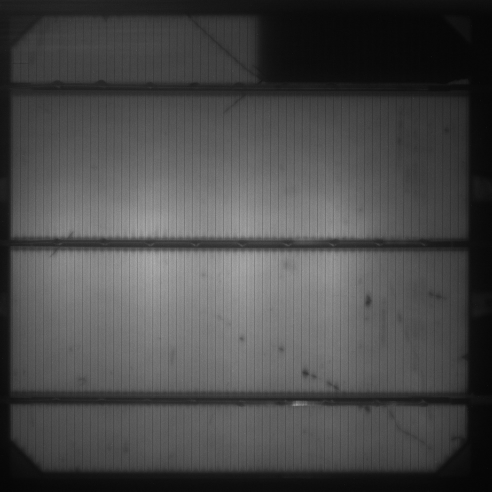
#> input picture labdata/lab1u2_images/001_disconnectedarea_crack_shunt.jpg, 983 x 983 px, found by its file name (shown at 1/2 size)
$ jupyter execute --allow-errors muml_lab1.ipynb
#> lines starting #> are read from the running program, lines starting #| are printed output that depends on the picture
# MuML Labor 1 - SNR und Kontrast

Dieses Jupyter-notebook ist nur als Startpunkt für die Entwicklung der Lösungen gedacht.

**Idee**

Ermittlung eines homogenen hellen und homogenen dunklen Bereichs und
Bestimmung von SNR und von Kontrast - einmal über for Schleifen und einmal
über Nutzung von Bibliotheken

## Import der benötigten Bibliotheken

Alle Bibliotheken sind auf den Laborrechnern in der Anaconda-Umgebung ```muml``` bereits installiert. Um auf diese zugreifen zu können, sind die folgenden Schritte erforderlich:

1. Windows-Anwendung ```Anaconda Prompt``` öffnen
2. Umgebung  ```muml``` per Befehlseingabe ```conda activate muml``` aktivieren
3. per ```cd``` (change directory) in das gewünschte Verzeichnis wechseln
4. Entwicklungsumgebung starten, VS Code mittels ```code .``` (Punkt für aktuelles Verzeichnis)

[cell 1]
import numpy as np
import cv2
from matplotlib import pyplot as plt
import time
import timeit

file = "..\\labdata\\lab1u2_images\\001_disconnectedarea_crack_shunt.jpg"

## 3.4.2 Region of Interest

Die Region of Interest (ROI) ist ein Bildbereich, der für die weitere Verarbeitung von
Interesse ist. Für die Solarzellenprüfung soll der dunkle Randbereich des Bildes um die
Solarzelle nicht betrachtet werden. Dazu ist die Funktion get_roi(image) zu entwickeln,
die als Parameter ein Grauwertbild, die Koordinaten der oberen linken Ecke und
die Breite und Höhe des gewünschten Bildbereiches der Solarzelle ohne Rand erhält und
diesen zurückgibt. Zur Vereinfachung der weiteren Schritte ist der Rand so großzügig zu
wählen, dass die dunklen diagonalen Eckbereiche nicht Gegenstand des Bildes sind. Diese
Funktion darf die Bibliothekt numpy und den Colon-Operator (Slicing) verwenden, und
ist wie folgt aufzurufen:

```roi = get_roi(image, row1, col1, width, height)```

Es sind geeignete Koordinaten zu identifizieren, die den Rand für das Bild einschließlich
der diagonalen Eckbereiche im ```Bild 001_....jpg``` vollständig ausblenden, aber einen
möglichst minimalen Teil der Solarzelle. Die Funktion ist auf das Bild 001_....jpg
anzuwenden und das Ergebnisbild ist auszugeben.

[cell 2]
img = cv2.imread(file, cv2.IMREAD_GRAYSCALE)
#> img is the input picture: shape (983, 983); min 1, max 183, mean 73.5

plt.figure(figsize=(12, 12))
plt.imshow(img, cmap='gray') # colormap gray, to avoid false color scheme
plt.title('Original Image')
plt.show()

[cell 3]
def get_roi(img, row1, col1, row2, col2):
    return img[row1:row2, col1:col2]

SCHNITT = 75
img_width, img_height = img.shape

row1 = SCHNITT
col1 = SCHNITT
row2 = img_width - SCHNITT
col2 = img_height - SCHNITT

roi = get_roi(img, row1, col1, row2, col2)
#> in get_roi, `return img[row1:row2, col1:col2]`:
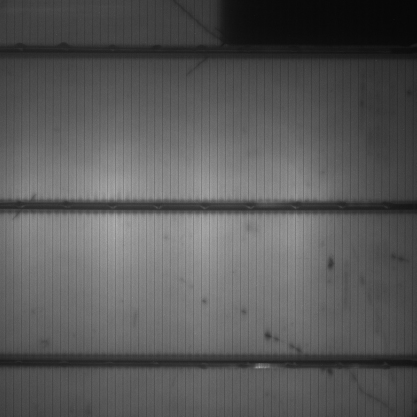
#> returned value: shape (833, 833) (shown at 1/2 size); min 4, max 183, mean 88.4
plt.figure(figsize=(12, 12))
plt.imshow(roi, cmap='gray')
plt.title('Region of Interest')
plt.show()

## 3.4.3 Bereinigung um Busbars

Zur Vereinfachung der späteren Auswertung, sollen die Bereiche der Busbars aus der ROI
eliminiert werden. Aufgrund der Konstruktion des Zelltesters sind die Busbars stets horizontal
angeordnet und haben eine definierte Höhe. Die Anzahl und Position der Busbars
kann je Solarzellentyp variieren, ist aber bei dieser Prüfung als bekannt vorauszusetzen.
Die Höhe und Positionen der Busbars soll daher parametrierbar sein, aber händisch eingestellt
werden. Es ist eine Funktion discard_busbars zu entwickeln, die die eingelesene
ROI um die zu eliminierenden Busbars verkleinert und diese als ein zusammenhängendes
Bild ausgibt. Die Funktion erhält als Parameter die ROI, die Höhe der Busbars und eine
Liste der oberen Zeile des jeweiligen Busbars und ist wie folgt aufzurufen:

```roi = discard_busbars(roi, bar_height, [<list of rows>])```

Die Funktion ist auf das ```Bild 001_....jpg``` anzuwenden und das Ergebnisbild auszugeben.

[cell 4]
def discard_busbars(img, bar_height, positions):

#> called with bar_height = 45
    img_discarded_bars = np.empty((0, img.shape[1]), dtype=img.dtype)
    top_row = 0
    for pos in positions:
        cropped_img = img[top_row:pos, :]
        top_row = pos + bar_height
        img_discarded_bars = np.append(img_discarded_bars, cropped_img, axis=0)
#> this loop made 3 passes
#> pass 1, in discard_busbars, `cropped_img = img[top_row:pos, :]`:
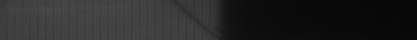
#> cropped_img: shape (80, 833) (shown at 1/2 size); min 4, max 103, mean 38.7
#> pass 2, in discard_busbars, `cropped_img = img[top_row:pos, :]`:
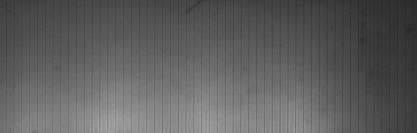
#> cropped_img: shape (265, 833) (shown at 1/2 size); min 33, max 174, mean 94.2
#> pass 2, in discard_busbars, `img_discarded_bars = np.append(img_discarded_bars, cropped_img, axis=0)`:
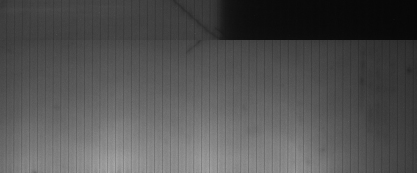
#> img_discarded_bars: shape (345, 833) (shown at 1/2 size); min 4, max 174, mean 81.3
#> pass 3, in discard_busbars, `cropped_img = img[top_row:pos, :]`:
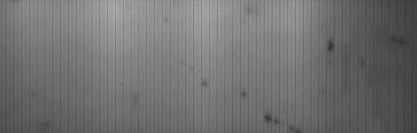
#> cropped_img: shape (265, 833) (shown at 1/2 size); min 46, max 183, mean 112.8
#> after the loop:
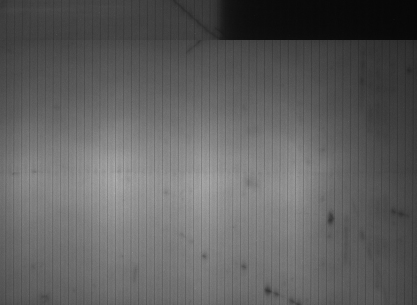
#> img_discarded_bars: shape (610, 833) (shown at 1/2 size); min 4, max 183, mean 95

    last_part = img[top_row:, :]
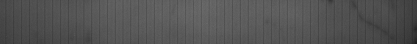
#> last_part: shape (88, 833) (shown at 1/2 size); min 28, max 125, mean 83
    img_discarded_bars = np.append(img_discarded_bars, last_part, axis=0)
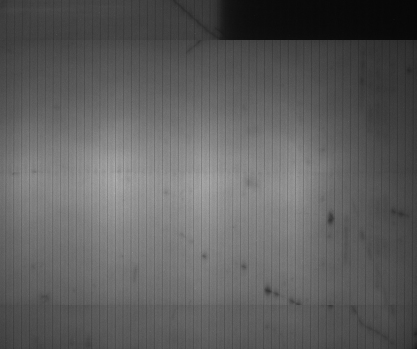
#> img_discarded_bars: shape (698, 833) (shown at 1/2 size); min 4, max 183, mean 93.5

    return img_discarded_bars

roi_discarded_bars = discard_busbars(roi, 45, [80, 390, 700])
plt.figure(figsize=(12, 12))

#cv2.rectangle(roi_discarded_bars, (30, 400), (40, 590), (0, 255, 0), 1)
#cv2.rectangle(roi_discarded_bars, (545, 25), (800, 67), (0, 255, 0), 1)


plt.imshow(roi_discarded_bars, cmap='gray')
plt.title('Discarded Busbars')
plt.show()

## 3.4.4 SNR und Kontrast

Es ist je eine Funktion mit und ohne Nutzung der Bibliotheken numpy bzw. openCV zu
entwickeln, die den Mittelwert und die Standardabweichung der Grauwerte eines Bildbereiches
berechnet. Diese soll einmal auf einen hellen, möglichst homogenen Bildbereich
zwischen den Fingern sowie einmal auf einen dunklen homogenen Bereich aus dem Bild
001_....jpg angewandt werden. Dazu ist die um Busbar bereinigte ROI zu analysieren
und und ein geeigneter Bildbereich zu identifizieren. Nach Aufruf der entwickelten
Funktion sind aus den Rückgabewerten der Kontrast als Differenz der Mittelwerte zwischen
dem hellen und dunklen Bereich und das SNR der beiden Bereiche zu bestimmen
und auszugeben.

Das Signal-Rausch-Verhältnis definiert sich über den Mittelwert der Grauwerte $\mu_y$ des
betrachteten Bereiches und dessen Standardabweichung $\sigma_y$ als:

$$SNR = \frac{\mu_y}{\sigma_y}$$

Das SNR ist in dB umzurechnen:
$$SNR_{dB} = 20 \cdot log_{10}(SNR)$$

Das SNR ist bezüglich der Signalqualität zu bewerten und der Unterschied der Signal-
Rausch-Verhältnisse in einem Markdown-Feld des Jupyter notebooks zu erklären.
Um die Laufzeitunterschiede zwischen der händischen Implementierung und mit der Bibliothek
vergleichen zu können, sollen zwei Funktionen erstellt werden, die die Ergebnisse
zurückliefern, aber in der Funktion selbst nicht ausgeben:

```mean, snr = calc_mean_snr_with_loop(image, row1, col1, row2, col2)```

```mean, snr = calc_mean_snr_with_bib(image, row1, col1, row2, col2)```

### Implementierung mit For-Loop

[cell 5]
import math

def calc_mean_snr_with_loop(image, row1, col1, row2, col2):
    """ calculate the mean and the standard deviattion of the rectangle area in the image
        using only loops and no numpy functions (image is a numpy array, that's allowed)"""
#> called with row1 = 400, col1 = 30, row2 = 590, col2 = 40

    # Durchschnitt:
    sum = 0.0
    count = 0
    for y in range(row1, row2):
        for x in range(col1, col2):
            sum += float(image[y,x])
            count += 1
#> after the loop, count = 1900; sum = 197991

    mean = sum / count
#> mean = 104.2

    # Standardabweichung:
    sum_quadrat = 0.0
    for y in range(row1, row2):
        for x in range(col1, col2):
            sum_quadrat += (float(image[y,x])- mean) ** 2
#> after the loop, sum_quadrat = 213664.5

    std = math.sqrt(sum_quadrat/(count-1))
#> std = 10.61

    return mean, std

bright_area = [400, 30, 590, 40]  #row1, col1, row2, col2
dark_area = [25, 545, 67, 800] #row1, col1, row2, col2

start = time.time()
mean_bright, std_bright = calc_mean_snr_with_loop(roi_discarded_bars, *bright_area)
#> mean_bright = 104.2; std_bright = 10.61
mean_dark, std_dark = calc_mean_snr_with_loop(roi_discarded_bars, *dark_area)
#> mean_dark = 9.75; std_dark = 1.31
stop = time.time()

#plt.hist(roi_discarded_bars.ravel(), bins=256)

print(f"bright area: mean {mean_bright:.1f}, std: {std_bright:.1f}, SNR: {(math.log10(mean_bright/std_bright) * 20):.1f} dB")
#| bright area: mean 104.2, std: 10.6, SNR: 19.8 dB
print(f"dark area: mean {mean_dark:.1f}, std: {std_dark:.1f}, SNR: {(math.log10(mean_dark/std_dark) * 20):.1f} dB")
#| dark area: mean 9.8, std: 1.3, SNR: 17.4 dB
print(f"Contrast between mean of bright and dark area: {mean_bright - mean_dark:.1f}")
#| Contrast between mean of bright and dark area: 94.5
print(f"Time taken: {stop - start:.3f} seconds")

execution_timeit = timeit.timeit('calc_mean_snr_with_loop(roi_discarded_bars, *bright_area)', globals=globals(), number=1000)
execution_timeit += timeit.timeit('calc_mean_snr_with_loop(roi_discarded_bars, *dark_area)', globals=globals(), number=1000)
print(f"Time taken with timeit: {execution_timeit / 1000:.3f} seconds")

###  Implementierung mit numpy

[cell 6]
def calc_mean_snr_with_numpy(image, row1, col1, row2, col2):
    """ calculate the mean and the standard deviattion of the rectangle area in the image
        using numpy functions"""
#> called with row1 = 400, col1 = 30, row2 = 590, col2 = 40

    region = image[row1:row2, col1:col2]
    mean = np.mean(region)
#> mean = 104.2

    std = np.std(region, ddof=1)
#> std = 10.61
    return mean, std

[cell 7]
start = time.time()
mean_bright, std_bright = calc_mean_snr_with_numpy(roi_discarded_bars, *bright_area)
mean_dark, std_dark = calc_mean_snr_with_numpy(roi_discarded_bars, *dark_area)
#> call 2 of calc_mean_snr_with_numpy, with row1 = 25, col1 = 545, row2 = 67, col2 = 800
#> in calc_mean_snr_with_numpy (call 2), `region = image[row1:row2, col1:col2]`:
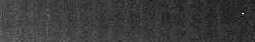
#> region: shape (42, 255); min 4, max 29, mean 9.8; drawn with min black and max white
#> in calc_mean_snr_with_numpy (call 2), `mean = np.mean(region)`: mean = 9.75
#> in calc_mean_snr_with_numpy (call 2), `std = np.std(region, ddof=1)`: std = 1.31
stop = time.time()


print(f"bright area: mean {mean_bright:.1f}, std: {std_bright:.1f}, SNR: {(math.log10(mean_bright/std_bright) * 20):.1f} dB")
#| bright area: mean 104.2, std: 10.6, SNR: 19.8 dB
print(f"dark area: mean {mean_dark:.1f}, std: {std_dark:.1f}, SNR: {(math.log10(mean_dark/std_dark) * 20):.1f} dB")
#| dark area: mean 9.8, std: 1.3, SNR: 17.4 dB
print(f"Contrast between mean of bright and dark area: {mean_bright - mean_dark:.1f}")
#| Contrast between mean of bright and dark area: 94.5
print(f"Time taken: {stop - start:.3f} seconds")

# Vergleich der Ausführungszeit mit timit gemessen
import timeit
print(timeit.timeit('calc_mean_snr_with_numpy(roi_discarded_bars, *bright_area)', globals=globals(), number=1000), "ms")

### Implementierung mit OpenCV

[cell 8]
def calc_mean_snr_with_cv2(image, row1, col1, row2, col2):
    """ calculate the mean and the standard deviation of the rectangle area in the image
        using cv2 functions"""

    # TODO: implement the function calc_mean_snr_with_cv2 with openCV and return the mean and the standard deviation using cv2 functions

    return mean[0][0], std[0][0]

[cell 9]
start = time.time()
#> (the rest of this cell did not finish here and is left out)

## 3.4.5 Kontrastverbesserung

Es ist der minimale und maximale Grauwert des Bildes zu ermitteln und eine Kontrastverbesserung
des Bildes unter Nutzung einer Grauwertspreizung auf den Wertebereich 0
. . . 255 als Funktion contrast_stretching(image) auszuführen.
Die korrekte Funktion ist durch Anzeige der um Busbar bereinigten ROI zu prüfen und
es sind erneut das SNR für den hellen und dunklen Bereich zu bestimmen. Das Ergebnis
ist in einem Markdown-Feld zu interpretieren.

**Tipp:** Falls hier kein Unterschied zu obigen Ausgaben visuell zu erkennen ist, wurde vielleicht zuvor das Bild mittels ```plt.imshow``` angezeigt, ohne die automatische Bildverbesserung per Parameter ```vmin=0, vmax=255``` zu deaktivieren, wie unten am Beispiel gezeigt.

[cell 10]
def contrast_stretching(img):
    """ apply contrast stretching to the image"""

    stretched = cv2.equalizeHist(img)
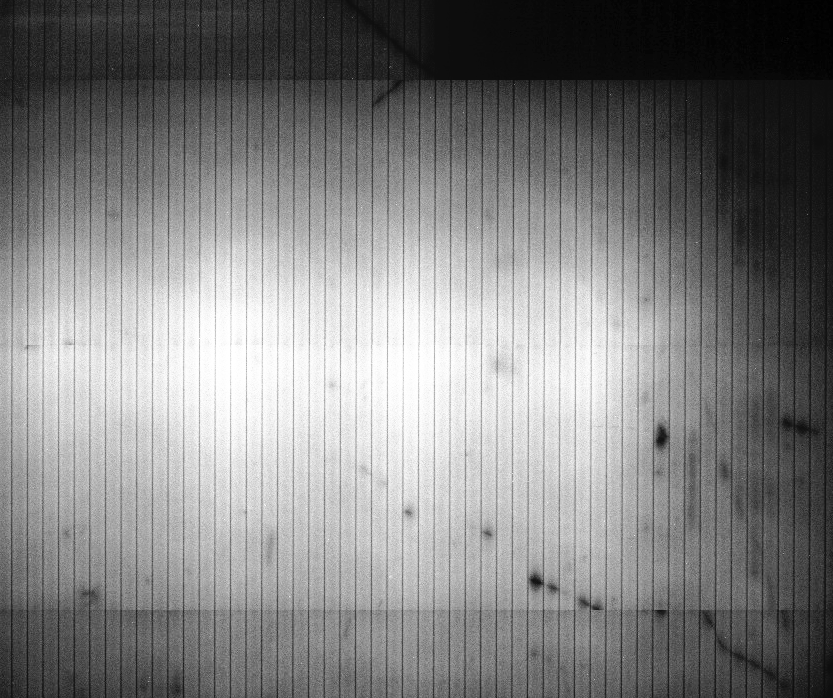
#> stretched: shape (698, 833); min 0, max 255, mean 128.8
    min_val, max_val, min_loc, max_loc = cv2.minMaxLoc(img)
#> min_val = 4; max_val = 183; min_loc = (786, 41); max_loc = (233, 361)
    print("min Wert = %d, max Wert = %d" % (min_val, max_val))
#| min Wert = 4, max Wert = 183
    return stretched.astype(np.uint8)

roi_discarded_bars_stretched = contrast_stretching(roi_discarded_bars)
cv2.imwrite('roi_discarded_bars_stretched.jpg', roi_discarded_bars_stretched)
plt.figure(figsize=(12, 12))
plt.imshow(roi_discarded_bars_stretched, cmap='gray', vmin=0, vmax=255)
plt.title('ROI without busbars and contrast stretched')
plt.show()

[cell 11]
def evaluate(img):
    mean_bright, std_bright = calc_mean_snr_with_cv2(img, *bright_area)
    mean_dark, std_dark = calc_mean_snr_with_cv2(img, *dark_area)

    print(f"bright area: mean {mean_bright:.1f}, std: {std_bright:.1f}, SNR: {mean_bright/std_bright:.1f}")
    print(f"dark area: mean {mean_dark:.1f}, std: {std_dark:.1f}, SNR: {mean_dark/std_dark:.1f}")
    print(f"Contrast between mean of bright and dark area: {mean_bright - mean_dark:.1f}")

#> (the rest of this cell did not finish here and is left out)

## 3.4.6 Rauschreduktion

Es soll das Rauschen durch ein 5x5-Gauß-Filter mit einer Standardabweichung von
$\sigma = 1$ reduziert werden.

Das Filter wird als separierbar (separable Filter) bezeichnet, da der zweidimensionale
Filterkern auch als Verkettung von zwei eindimensionalen Filterkernen realisiert
werden kann. Dabei macht man sich zunutze, dass die sequentielle Faltung zweier
eindimensionaler Filterkerne mit weniger Rechenoperationen berechnet werden kann
als mit einem zweidimensionalen Kernel:

$$\begin{align}
    \begin{pmatrix}
        1 & 2 & 1 \\
        2 & 4 & 2 \\
        1 & 2 & 1
    \end{pmatrix}
    =
    \begin{pmatrix}
        1 \\
        2 \\
        1
    \end{pmatrix}
    \cdot
    \begin{pmatrix}
        1 & 2 & 1
    \end{pmatrix}
\end{align}
$$
Es sind die folgenden Funktionen zu entwickeln, wobei die Filterung
nur auf dem inneren Bildbereich durchgeführt wird, um Randeffekte zu vermeiden:

Es sind die folgenden Funktionen zu entwickeln, wobei die Filterung nur auf dem inneren
Bildbereich durchgeführt wird, um Randeffekte zu vermeiden:
- ```get_gauss_kernel(size, sigma)```: Berechnet den Filterkern für eine gegebene ungeradzahlige Größe des Kernels size=(rows, cols) und Standardabweichung. Hierbei ist die Summe des Filterkerns auf den Wert 1 zu normieren. Die Nutzung von numpy ist zulässig, insbesondere auch die Funktion np.mgrid.
- ```filter_1d_horizontal(image, kernel)```: Filtert das Bild mit einem horizontalen 1D-Filterkern. Die Implementierung soll durch for-Schleifen erfolgen.
- ```filter_1d_vertical(image, kernel)```: Filtert das Bild mit einem vertikalen 1D-Filterkern. Die Implementierung soll durch for-Schleifen erfolgen.
- ```filter_2d(image, kernel)```: Filtert das Bild mit einem 2D-Filterkern. Die Implementierung soll durch for-Schleifen erfolgen.
- ```filter_2d_with_bib(image, kernel)```: Filtert das Bild mit einem 2D-Filterkern unter Nutzung von numpy oder OpenCV.

Die Funktionen sind auf das ```Bild 001_....jpg``` unter Nutzung eines 5 x 5- Gauß-Filters
mit &\sigma = 1$ anzuwenden und das Ergebnisbild ist jeweils auszugeben. Die Laufzeitunterschiede
zwischen den Implementierungen als separierbare Faltung der sequentiell ausgeführten
1D-Filter und der Implementierung als 2D-Filter sowie der Implementierung
mittels OpenCV sind zu messen und zu vergleichen.

Es sind die Anzahl der notwendigen Multiplikationen für die Implementierung als separierbare
Faltung und als 2D-Filter zu berechnen und zu vergleichen.
Abschließend ist das Signal-Rausch-Verhältnis und der Kontrast des mittels OpenCV gefilterten
Bildes wie bei der Kontrastverbesserung in 3.4.5 zu bestimmen und zu bewerten
und in einem Markdown-Feld zu erklären.

### get_gauss_kernel

Formel für zweidimensionale Gauß-Verteilung:

$h(x) = \frac{1}{2 \pi \sigma^2} \cdot \exp(-\frac{x^2 + y^2}{2\cdot \sigma ^2})$

Hinweise auf mögliche Hilfsfunktionen:
- np.mgrid
- np.fromfunction

[cell 12]
# Gauß-Kernel mittels numpy erzeugen
def get_gauss_kernel(size, sigma):
    """ create a Gaussian kernel with the given size and sigma"""
    # TODO: implement the function get_gauss_kernel

    return kernel

size = (1, 5)
sigma = 1
#> (the rest of this cell did not finish here and is left out)

[cell 13]
# Hinweis zu möglicher Lösung: mgrid erzeugt ein 2D-Array, das die Koordinaten der Pixel enthält.
np.mgrid[-2:3, -2:3] # erster Wert ist Startwert, zweiter Wert ist einen größer als der Endwert

### filter_1d_horizontal

[cell 14]
def filter_1d_horizontal(img, kernel):
    """ apply a 1D filter to the image in horizontal direction"""

    # TODO: implement the function filter_1d_horizontal

# apply the filter to the image
#> (the rest of this cell did not finish here and is left out)

start = time.time()
filtered_1d_horizontal, multiplications = filter_1d_horizontal(roi_discarded_bars_stretched, kernel)
stop = time.time()

print(f"Size of original image: {roi_discarded_bars_stretched.shape}")
print(f"Size of filtered image: {filtered_1d_horizontal.shape}")
print(f"Number of multiplications: {multiplications} in {stop - start:.3f} seconds")

plt.figure(figsize=(12, 12))
plt.imshow(filtered_1d_horizontal, cmap='gray')
plt.title('Filtered image')
plt.show()

### filter_1d_vertical

[cell 15]
# [6 lines left out: function filter_1d_vertical, not called in this run]

# apply the filter to the image
#> (the rest of this cell did not finish here and is left out)


start = time.time()
filtered_1d_vertical, multiplications = filter_1d_vertical(roi_discarded_bars_stretched, kernel)
stop = time.time()

print(f"Size of original image: {roi_discarded_bars_stretched.shape}")
print(f"Size of filtered image: {filtered_1d_vertical.shape}")
print(f"Number of multiplications: {multiplications} in {stop - start:.3f} seconds")

plt.figure(figsize=(12, 12))
plt.imshow(filtered_1d_vertical, cmap='gray')
plt.title('Filtered image')
plt.show()

### separable Gauss

#> (a cell that did not finish here is left out)

kernel_vertical = get_gauss_kernel((5, 1), 1)

start = time.time()

# TODO: apply the filter in both directions

stop = time.time()
elapsed_separable = stop - start

print(f"Size of original image: {roi_discarded_bars_stretched.shape}")
print(f"Size of filtered image: {filtered_1d_both.shape}")
print(f"Number of multiplications: {mult1 + mult2} in {elapsed_separable:.3f} seconds")
evaluate(filtered_1d_both)

plt.figure(figsize=(12, 12))
plt.imshow(filtered_1d_both, cmap='gray')
plt.title('Filtered image')
plt.show()

### filter_2d

[cell 17]
# filter the image with the 2D gaussian kernel with for loops

# [6 lines left out: function filter_2d, not called in this run]


# apply the filter to the image
#> (the rest of this cell did not finish here and is left out)

#> (a cell that did not finish here is left out)

### opencv

[cell 19]
# filtering the image with a 2D gaussian kernel using opencv

# [6 lines left out: function filter_2d_with_bib, not called in this run]

# apply the filter to the image
#> (the rest of this cell did not finish here and is left out)

#> (a cell that did not finish here is left out)
